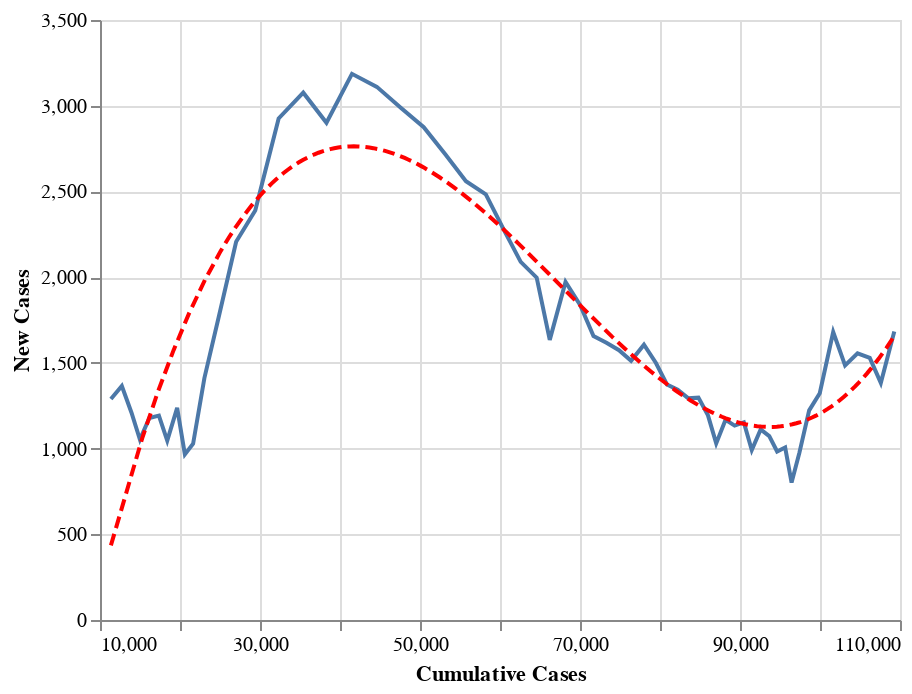

Write notebook code for a chart like this one.
### Code cell
data = country_level
state = alt.Chart(data[data['Country'] == 'Iran'].sort_values('Date').tail(60)).mark_line().encode(
    alt.X('Confirmed:Q', axis=alt.Axis(title='Cumulative Cases')),
    alt.Y('Confirmed_New:Q', axis=alt.Axis(title='New Cases'))
)
reg = state.transform_regression("Confirmed", "Confirmed_New", method="poly").mark_line(color='red', strokeDash=[6,3])
(state+reg).interactive()

### Figure 1 — Vega-Lite specification as saved in the notebook (floating-point values rounded to 4 significant figures)
{"config": {"view": {"continuousWidth": 400, "continuousHeight": 300}}, "layer": [{"mark": "line", "encoding": {"x": {"type": "quantitative", "axis": {"title": "Cumulative Cases"}, "field": "Confirmed"}, "y": {"type": "quantitative", "axis": {"title": "New Cases"}, "field": "Confirmed_New"}}, "selection": {"selector012": {"type": "interval", "bind": "scales", "encodings": ["x", "y"]}}}, {"mark": {"type": "line", "color": "red", "strokeDash": [6, 3]}, "encoding": {"x": {"type": "quantitative", "axis": {"title": "Cumulative Cases"}, "field": "Confirmed"}, "y": {"type": "quantitative", "axis": {"title": "New Cases"}, "field": "Confirmed_New"}}, "transform": [{"on": "Confirmed", "regression": "Confirmed_New", "method": "poly"}]}], "data": {"name": "data-e70fae305d530042c09805b9582783eb"}, "$schema": "https://vega.github.io/schema/vega-lite/v4.0.2.json", "datasets": {"data-e70fae305d530042c09805b9582783eb": [{"Country": "Iran", "Date": "03-13-2020", "Confirmed": 11360.0, "Deaths": 514.0, "Recovered": 2959.0, "Confirmed_New": 1289.0, "Deaths_New": 85.0, "Recovered_New": 0.0, "Active": 7891.0}, {"Country": "Iran", "Date": "03-14-2020", "Confirmed": 12730.0, "Deaths": 611.0, "Recovered": 2959.0, "Confirmed_New": 1365.0, "Deaths_New": 97.0, "Recovered_New": 0.0, "Active": 9159.0}, {"Country": "Iran", "Date": "03-15-2020", "Confirmed": 13940.0, "Deaths": 724.0, "Recovered": 4590.0, "Confirmed_New": 1209.0, "Deaths_New": 113.0, "Recovered_New": 1631.0, "Active": 8624.0}, {"Country": "Iran", "Date": "03-16-2020", "Confirmed": 14990.0, "Deaths": 853.0, "Recovered": 4590.0, "Confirmed_New": 1053.0, "Deaths_New": 129.0, "Recovered_New": 0.0, "Active": 9548.0}, {"Country": "Iran", "Date": "03-17-2020", "Confirmed": 16170.0, "Deaths": 988.0, "Recovered": 5389.0, "Confirmed_New": 1178.0, "Deaths_New": 135.0, "Recovered_New": 799.0, "Active": 9792.0}, {"Country": "Iran", "Date": "03-18-2020", "Confirmed": 17360.0, "Deaths": 1135.0, "Recovered": 5389.0, "Confirmed_New": 1192.0, "Deaths_New": 147.0, "Recovered_New": 0.0, "Active": 10840.0}, {"Country": "Iran", "Date": "03-19-2020", "Confirmed": 18410.0, "Deaths": 1284.0, "Recovered": 5710.0, "Confirmed_New": 1046.0, "Deaths_New": 149.0, "Recovered_New": 321.0, "Active": 11410.0}, {"Country": "Iran", "Date": "03-20-2020", "Confirmed": 19640.0, "Deaths": 1433.0, "Recovered": 6745.0, "Confirmed_New": 1237.0, "Deaths_New": 149.0, "Recovered_New": 1035.0, "Active": 11470.0}, {"Country": "Iran", "Date": "03-21-2020", "Confirmed": 20610.0, "Deaths": 1556.0, "Recovered": 7635.0, "Confirmed_New": 966.0, "Deaths_New": 123.0, "Recovered_New": 890.0, "Active": 11420.0}, {"Country": "Iran", "Date": "03-22-2020", "Confirmed": 21640.0, "Deaths": 1685.0, "Recovered": 7635.0, "Confirmed_New": 1028.0, "Deaths_New": 129.0, "Recovered_New": 0.0, "Active": 12320.0}, {"Country": "Iran", "Date": "03-23-2020", "Confirmed": 23050.0, "Deaths": 1812.0, "Recovered": 8376.0, "Confirmed_New": 1411.0, "Deaths_New": 127.0, "Recovered_New": 741.0, "Active": 12860.0}, {"Country": "Iran", "Date": "03-24-2020", "Confirmed": 24810.0, "Deaths": 1934.0, "Recovered": 8913.0, "Confirmed_New": 1762.0, "Deaths_New": 122.0, "Recovered_New": 537.0, "Active": 13960.0}, {"Country": "Iran", "Date": "03-25-2020", "Confirmed": 27020.0, "Deaths": 2077.0, "Recovered": 9625.0, "Confirmed_New": 2206.0, "Deaths_New": 143.0, "Recovered_New": 712.0, "Active": 15320.0}, {"Country": "Iran", "Date": "03-26-2020", "Confirmed": 29410.0, "Deaths": 2234.0, "Recovered": 10460.0, "Confirmed_New": 2389.0, "Deaths_New": 157.0, "Recovered_New": 832.0, "Active": 16720.0}, {"Country": "Iran", "Date": "03-27-2020", "Confirmed": 32330.0, "Deaths": 2378.0, "Recovered": 11130.0, "Confirmed_New": 2926.0, "Deaths_New": 144.0, "Recovered_New": 676.0, "Active": 18820.0}, {"Country": "Iran", "Date": "03-28-2020", "Confirmed": 35410.0, "Deaths": 2517.0, "Recovered": 11680.0, "Confirmed_New": 3076.0, "Deaths_New": 139.0, "Recovered_New": 546.0, "Active": 21210.0}, {"Country": "Iran", "Date": "03-29-2020", "Confirmed": 38310.0, "Deaths": 2640.0, "Recovered": 12390.0, "Confirmed_New": 2901.0, "Deaths_New": 123.0, "Recovered_New": 712.0, "Active": 23280.0}, {"Country": "Iran", "Date": "03-30-2020", "Confirmed": 41500.0, "Deaths": 2757.0, "Recovered": 13910.0, "Confirmed_New": 3186.0, "Deaths_New": 117.0, "Recovered_New": 1520.0, "Active": 24830.0}, {"Country": "Iran", "Date": "03-31-2020", "Confirmed": 44600.0, "Deaths": 2898.0, "Recovered": 14660.0, "Confirmed_New": 3110.0, "Deaths_New": 141.0, "Recovered_New": 745.0, "Active": 27050.0}, {"Country": "Iran", "Date": "04-01-2020", "Confirmed": 47590.0, "Deaths": 3036.0, "Recovered": 15470.0, "Confirmed_New": 2988.0, "Deaths_New": 138.0, "Recovered_New": 817.0, "Active": 29080.0}, {"Country": "Iran", "Date": "04-02-2020", "Confirmed": 50470.0, "Deaths": 3160.0, "Recovered": 16710.0, "Confirmed_New": 2875.0, "Deaths_New": 124.0, "Recovered_New": 1238.0, "Active": 30600.0}, {"Country": "Iran", "Date": "04-03-2020", "Confirmed": 53180.0, "Deaths": 3294.0, "Recovered": 17940.0, "Confirmed_New": 2715.0, "Deaths_New": 134.0, "Recovered_New": 1224.0, "Active": 31950.0}, {"Country": "Iran", "Date": "04-04-2020", "Confirmed": 55740.0, "Deaths": 3452.0, "Recovered": 19740.0, "Confirmed_New": 2560.0, "Deaths_New": 158.0, "Recovered_New": 1801.0, "Active": 32560.0}, {"Country": "Iran", "Date": "04-05-2020", "Confirmed": 58230.0, "Deaths": 3603.0, "Recovered": 19740.0, "Confirmed_New": 2483.0, "Deaths_New": 151.0, "Recovered_New": 0.0, "Active": 34890.0}, {"Country": "Iran", "Date": "04-06-2020", "Confirmed": 60500.0, "Deaths": 3739.0, "Recovered": 24240.0, "Confirmed_New": 2274.0, "Deaths_New": 136.0, "Recovered_New": 4500.0, "Active": 32520.0}, {"Country": "Iran", "Date": "04-07-2020", "Confirmed": 62590.0, "Deaths": 3872.0, "Recovered": 27040.0, "Confirmed_New": 2089.0, "Deaths_New": 133.0, "Recovered_New": 2803.0, "Active": 31680.0}, {"Country": "Iran", "Date": "04-08-2020", "Confirmed": 64590.0, "Deaths": 3993.0, "Recovered": 29810.0, "Confirmed_New": 1997.0, "Deaths_New": 121.0, "Recovered_New": 2773.0, "Active": 30780.0}, {"Country": "Iran", "Date": "04-09-2020", "Confirmed": 66220.0, "Deaths": 4110.0, "Recovered": 32310.0, "Confirmed_New": 1634.0, "Deaths_New": 117.0, "Recovered_New": 2497.0, "Active": 29800.0}, {"Country": "Iran", "Date": "04-10-2020", "Confirmed": 68190.0, "Deaths": 4232.0, "Recovered": 35460.0, "Confirmed_New": 1972.0, "Deaths_New": 122.0, "Recovered_New": 3156.0, "Active": 28500.0}, {"Country": "Iran", "Date": "04-11-2020", "Confirmed": 70030.0, "Deaths": 4357.0, "Recovered": 41950.0, "Confirmed_New": 1837.0, "Deaths_New": 125.0, "Recovered_New": 6482.0, "Active": 23720.0}, {"Country": "Iran", "Date": "04-12-2020", "Confirmed": 71690.0, "Deaths": 4474.0, "Recovered": 43890.0, "Confirmed_New": 1657.0, "Deaths_New": 117.0, "Recovered_New": 1947.0, "Active": 23320.0}, {"Country": "Iran", "Date": "04-13-2020", "Confirmed": 73300.0, "Deaths": 4585.0, "Recovered": 45980.0, "Confirmed_New": 1617.0, "Deaths_New": 111.0, "Recovered_New": 2089.0, "Active": 22740.0}, {"Country": "Iran", "Date": "04-14-2020", "Confirmed": 74880.0, "Deaths": 4683.0, "Recovered": 48130.0, "Confirmed_New": 1574.0, "Deaths_New": 98.0, "Recovered_New": 2146.0, "Active": 22060.0}, {"Country": "Iran", "Date": "04-15-2020", "Confirmed": 76390.0, "Deaths": 4777.0, "Recovered": 49930.0, "Confirmed_New": 1512.0, "Deaths_New": 94.0, "Recovered_New": 1804.0, "Active": 21680.0}, {"Country": "Iran", "Date": "04-16-2020", "Confirmed": 78000.0, "Deaths": 4869.0, "Recovered": 52230.0, "Confirmed_New": 1606.0, "Deaths_New": 92.0, "Recovered_New": 2296.0, "Active": 20900.0}, {"Country": "Iran", "Date": "04-17-2020", "Confirmed": 79490.0, "Deaths": 4958.0, "Recovered": 54060.0, "Confirmed_New": 1499.0, "Deaths_New": 89.0, "Recovered_New": 1835.0, "Active": 20470.0}, {"Country": "Iran", "Date": "04-18-2020", "Confirmed": 80870.0, "Deaths": 5031.0, "Recovered": 55990.0, "Confirmed_New": 1374.0, "Deaths_New": 73.0, "Recovered_New": 1923.0, "Active": 19850.0}, {"Country": "Iran", "Date": "04-19-2020", "Confirmed": 82210.0, "Deaths": 5118.0, "Recovered": 57020.0, "Confirmed_New": 1343.0, "Deaths_New": 87.0, "Recovered_New": 1036.0, "Active": 20070.0}, {"Country": "Iran", "Date": "04-20-2020", "Confirmed": 83500.0, "Deaths": 5209.0, "Recovered": 59270.0, "Confirmed_New": 1294.0, "Deaths_New": 91.0, "Recovered_New": 2250.0, "Active": 19020.0}, {"Country": "Iran", "Date": "04-21-2020", "Confirmed": 84800.0, "Deaths": 5297.0, "Recovered": 60960.0, "Confirmed_New": 1297.0, "Deaths_New": 88.0, "Recovered_New": 1692.0, "Active": 18540.0}, {"Country": "Iran", "Date": "04-22-2020", "Confirmed": 86000.0, "Deaths": 5391.0, "Recovered": 63110.0, "Confirmed_New": 1194.0, "Deaths_New": 94.0, "Recovered_New": 2148.0, "Active": 17490.0}, {"Country": "Iran", "Date": "04-23-2020", "Confirmed": 87030.0, "Deaths": 5481.0, "Recovered": 64840.0, "Confirmed_New": 1030.0, "Deaths_New": 90.0, "Recovered_New": 1730.0, "Active": 16700.0}, {"Country": "Iran", "Date": "04-24-2020", "Confirmed": 88190.0, "Deaths": 5574.0, "Recovered": 66600.0, "Confirmed_New": 1168.0, "Deaths_New": 93.0, "Recovered_New": 1756.0, "Active": 16020.0}, {"Country": "Iran", "Date": "04-25-2020", "Confirmed": 89330.0, "Deaths": 5650.0, "Recovered": 68190.0, "Confirmed_New": 1134.0, "Deaths_New": 76.0, "Recovered_New": 1594.0, "Active": 15480.0}, {"Country": "Iran", "Date": "04-26-2020", "Confirmed": 90480.0, "Deaths": 5710.0, "Recovered": 69660.0, "Confirmed_New": 1153.0, "Deaths_New": 60.0, "Recovered_New": 1464.0, "Active": 15110.0}, {"Country": "Iran", "Date": "04-27-2020", "Confirmed": 91470.0, "Deaths": 5806.0, "Recovered": 70930.0, "Confirmed_New": 991.0, "Deaths_New": 96.0, "Recovered_New": 1276.0, "Active": 14730.0}, {"Country": "Iran", "Date": "04-28-2020", "Confirmed": 92580.0, "Deaths": 5877.0, "Recovered": 72440.0, "Confirmed_New": 1112.0, "Deaths_New": 71.0, "Recovered_New": 1506.0, "Active": 14270.0}, {"Country": "Iran", "Date": "04-29-2020", "Confirmed": 93660.0, "Deaths": 5957.0, "Recovered": 73790.0, "Confirmed_New": 1073.0, "Deaths_New": 80.0, "Recovered_New": 1352.0, "Active": 13910.0}, {"Country": "Iran", "Date": "04-30-2020", "Confirmed": 94640.0, "Deaths": 6028.0, "Recovered": 75100.0, "Confirmed_New": 983.0, "Deaths_New": 71.0, "Recovered_New": 1312.0, "Active": 13510.0}, {"Country": "Iran", "Date": "05-01-2020", "Confirmed": 95650.0, "Deaths": 6091.0, "Recovered": 76320.0, "Confirmed_New": 1006.0, "Deaths_New": 63.0, "Recovered_New": 1215.0, "Active": 13240.0}, {"Country": "Iran", "Date": "05-02-2020", "Confirmed": 96450.0, "Deaths": 6156.0, "Recovered": 77350.0, "Confirmed_New": 802.0, "Deaths_New": 65.0, "Recovered_New": 1032.0, "Active": 12940.0}, {"Country": "Iran", "Date": "05-03-2020", "Confirmed": 97420.0, "Deaths": 6203.0, "Recovered": 78420.0, "Confirmed_New": 976.0, "Deaths_New": 47.0, "Recovered_New": 1072.0, "Active": 12800.0}, {"Country": "Iran", "Date": "05-04-2020", "Confirmed": 98650.0, "Deaths": 6277.0, "Recovered": 79380.0, "Confirmed_New": 1223.0, "Deaths_New": 74.0, "Recovered_New": 957.0, "Active": 12990.0}, {"Country": "Iran", "Date": "05-05-2020", "Confirmed": 99970.0, "Deaths": 6340.0, "Recovered": 80480.0, "Confirmed_New": 1323.0, "Deaths_New": 63.0, "Recovered_New": 1096.0, "Active": 13160.0}, {"Country": "Iran", "Date": "05-06-2020", "Confirmed": 101600.0, "Deaths": 6418.0, "Recovered": 81590.0, "Confirmed_New": 1680.0, "Deaths_New": 78.0, "Recovered_New": 1112.0, "Active": 13640.0}, {"Country": "Iran", "Date": "05-07-2020", "Confirmed": 103100.0, "Deaths": 6486.0, "Recovered": 82740.0, "Confirmed_New": 1485.0, "Deaths_New": 68.0, "Recovered_New": 1157.0, "Active": 13900.0}, {"Country": "Iran", "Date": "05-08-2020", "Confirmed": 104700.0, "Deaths": 6541.0, "Recovered": 83840.0, "Confirmed_New": 1556.0, "Deaths_New": 55.0, "Recovered_New": 1093.0, "Active": 14310.0}, {"Country": "Iran", "Date": "05-09-2020", "Confirmed": 106200.0, "Deaths": 6589.0, "Recovered": 85060.0, "Confirmed_New": 1529.0, "Deaths_New": 48.0, "Recovered_New": 1227.0, "Active": 14570.0}, {"Country": "Iran", "Date": "05-10-2020", "Confirmed": 107600.0, "Deaths": 6640.0, "Recovered": 86140.0, "Confirmed_New": 1383.0, "Deaths_New": 51.0, "Recovered_New": 1079.0, "Active": 14820.0}, {"Country": "Iran", "Date": "05-11-2020", "Confirmed": 109300.0, "Deaths": 6685.0, "Recovered": 87420.0, "Confirmed_New": 1683.0, "Deaths_New": 45.0, "Recovered_New": 1279.0, "Active": 15180.0}]}}
